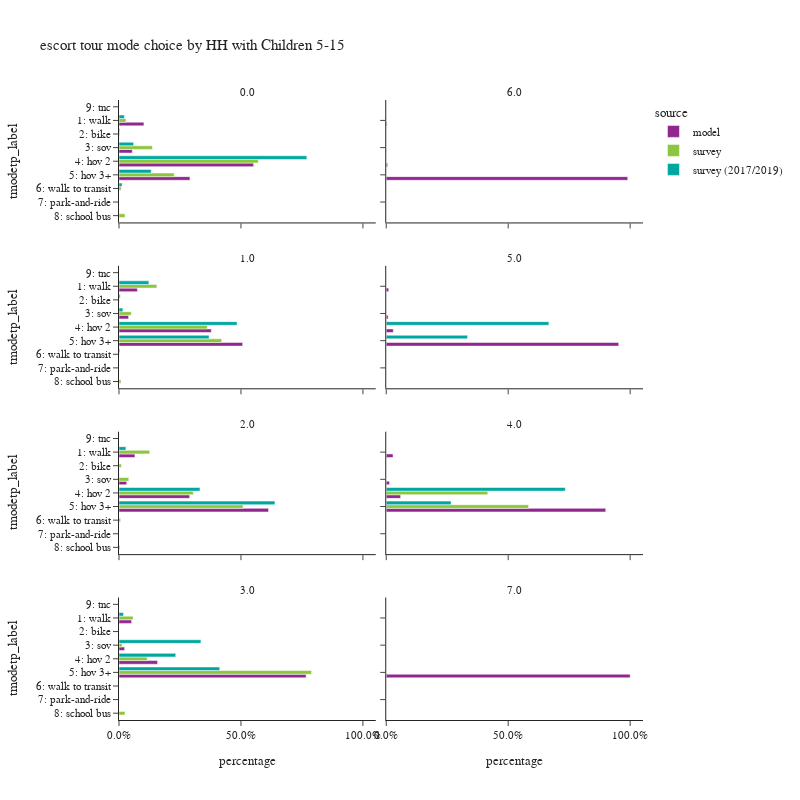

Notebook code for this chart:
### Code cell
plot_mode_choice(es_tour,
                 "hh515",
                 {
                  "tmodetp_label":["1: walk","2: bike","3: sov","4: hov 2","5: hov 3+","6: walk to transit",
                                   "7: park-and-ride","8: school bus","9: other–survey only"]},
                 "HH with Children 5-15",2,800)

### Figure 1 — Plotly figure (JSON) as saved in the notebook; plotly's stock layout.template omitted (floating-point values rounded to 4 significant figures)
{"data": [{"alignmentgroup": "True", "customdata": [[32834], [210], [17506], [177364], [93464]], "hovertemplate": "source=model<br>hh515=0.0<br>percentage=%{x}<br>tmodetp_label=%{y}<br>sample count=%{customdata[0]}<extra></extra>", "legendgroup": "model", "marker": {"color": "#91268F", "pattern": {"shape": ""}}, "name": "model", "offsetgroup": "model", "orientation": "h", "showlegend": true, "textposition": "auto", "type": "bar", "x": [0.1022, 0.0006534, 0.05447, 0.5519, 0.2908], "xaxis": "x7", "y": ["1: walk", "2: bike", "3: sov", "4: hov 2", "5: hov 3+"], "yaxis": "y7"}, {"alignmentgroup": "True", "customdata": [[9], [3], [15], [2702]], "hovertemplate": "source=model<br>hh515=6.0<br>percentage=%{x}<br>tmodetp_label=%{y}<br>sample count=%{customdata[0]}<extra></extra>", "legendgroup": "model", "marker": {"color": "#91268F", "pattern": {"shape": ""}}, "name": "model", "offsetgroup": "model", "orientation": "h", "showlegend": false, "textposition": "auto", "type": "bar", "x": [0.003298, 0.001099, 0.005497, 0.9901], "xaxis": "x8", "y": ["1: walk", "3: sov", "4: hov 2", "5: hov 3+"], "yaxis": "y8"}, {"alignmentgroup": "True", "customdata": [[17816], [62], [9291], [89522], [119909]], "hovertemplate": "source=model<br>hh515=1.0<br>percentage=%{x}<br>tmodetp_label=%{y}<br>sample count=%{customdata[0]}<extra></extra>", "legendgroup": "model", "marker": {"color": "#91268F", "pattern": {"shape": ""}}, "name": "model", "offsetgroup": "model", "orientation": "h", "showlegend": false, "textposition": "auto", "type": "bar", "x": [0.0753, 0.000262, 0.03927, 0.3784, 0.5068], "xaxis": "x5", "y": ["1: walk", "2: bike", "3: sov", "4: hov 2", "5: hov 3+"], "yaxis": "y5"}, {"alignmentgroup": "True", "customdata": [[33], [25], [94], [3092]], "hovertemplate": "source=model<br>hh515=5.0<br>percentage=%{x}<br>tmodetp_label=%{y}<br>sample count=%{customdata[0]}<extra></extra>", "legendgroup": "model", "marker": {"color": "#91268F", "pattern": {"shape": ""}}, "name": "model", "offsetgroup": "model", "orientation": "h", "showlegend": false, "textposition": "auto", "type": "bar", "x": [0.01017, 0.007707, 0.02898, 0.9531], "xaxis": "x6", "y": ["1: walk", "3: sov", "4: hov 2", "5: hov 3+"], "yaxis": "y6"}, {"alignmentgroup": "True", "customdata": [[9662], [33], [4677], [42859], [90703]], "hovertemplate": "source=model<br>hh515=2.0<br>percentage=%{x}<br>tmodetp_label=%{y}<br>sample count=%{customdata[0]}<extra></extra>", "legendgroup": "model", "marker": {"color": "#91268F", "pattern": {"shape": ""}}, "name": "model", "offsetgroup": "model", "orientation": "h", "showlegend": false, "textposition": "auto", "type": "bar", "x": [0.06531, 0.0002231, 0.03162, 0.2897, 0.6131], "xaxis": "x3", "y": ["1: walk", "2: bike", "3: sov", "4: hov 2", "5: hov 3+"], "yaxis": "y3"}, {"alignmentgroup": "True", "customdata": [[327], [155], [691], [10534]], "hovertemplate": "source=model<br>hh515=4.0<br>percentage=%{x}<br>tmodetp_label=%{y}<br>sample count=%{customdata[0]}<extra></extra>", "legendgroup": "model", "marker": {"color": "#91268F", "pattern": {"shape": ""}}, "name": "model", "offsetgroup": "model", "orientation": "h", "showlegend": false, "textposition": "auto", "type": "bar", "x": [0.02793, 0.01324, 0.05902, 0.8998], "xaxis": "x4", "y": ["1: walk", "3: sov", "4: hov 2", "5: hov 3+"], "yaxis": "y4"}, {"alignmentgroup": "True", "customdata": [[2008], [5], [894], [6135], [29781]], "hovertemplate": "source=model<br>hh515=3.0<br>percentage=%{x}<br>tmodetp_label=%{y}<br>sample count=%{customdata[0]}<extra></extra>", "legendgroup": "model", "marker": {"color": "#91268F", "pattern": {"shape": ""}}, "name": "model", "offsetgroup": "model", "orientation": "h", "showlegend": false, "textposition": "auto", "type": "bar", "x": [0.05172, 0.0001288, 0.02303, 0.158, 0.7671], "xaxis": "x", "y": ["1: walk", "2: bike", "3: sov", "4: hov 2", "5: hov 3+"], "yaxis": "y"}, {"alignmentgroup": "True", "customdata": [[62]], "hovertemplate": "source=model<br>hh515=7.0<br>percentage=%{x}<br>tmodetp_label=%{y}<br>sample count=%{customdata[0]}<extra></extra>", "legendgroup": "model", "marker": {"color": "#91268F", "pattern": {"shape": ""}}, "name": "model", "offsetgroup": "model", "orientation": "h", "showlegend": false, "textposition": "auto", "type": "bar", "x": [1.0], "xaxis": "x2", "y": ["5: hov 3+"], "yaxis": "y2"}, {"alignmentgroup": "True", "customdata": [[23], [9], [37], [172], [63], [8], [1]], "hovertemplate": "source=survey<br>hh515=0.0<br>percentage=%{x}<br>tmodetp_label=%{y}<br>sample count=%{customdata[0]}<extra></extra>", "legendgroup": "survey", "marker": {"color": "#8CC63E", "pattern": {"shape": ""}}, "name": "survey", "offsetgroup": "survey", "orientation": "h", "showlegend": true, "textposition": "auto", "type": "bar", "x": [0.02845, 0.003444, 0.137, 0.5709, 0.2265, 0.009005, 0.02477], "xaxis": "x7", "y": ["1: walk", "2: bike", "3: sov", "4: hov 2", "5: hov 3+", "6: walk to transit", "8: school bus"], "yaxis": "y7"}, {"alignmentgroup": "True", "customdata": [[33], [4], [8], [77], [64], [2], [1]], "hovertemplate": "source=survey<br>hh515=1.0<br>percentage=%{x}<br>tmodetp_label=%{y}<br>sample count=%{customdata[0]}<extra></extra>", "legendgroup": "survey", "marker": {"color": "#8CC63E", "pattern": {"shape": ""}}, "name": "survey", "offsetgroup": "survey", "orientation": "h", "showlegend": false, "textposition": "auto", "type": "bar", "x": [0.1552, 0.001829, 0.05035, 0.3618, 0.4211, 0.001547, 0.008171], "xaxis": "x5", "y": ["1: walk", "2: bike", "3: sov", "4: hov 2", "5: hov 3+", "6: walk to transit", "8: school bus"], "yaxis": "y5"}, {"alignmentgroup": "True", "customdata": [[28], [1], [4], [51], [102], [3], [3]], "hovertemplate": "source=survey<br>hh515=2.0<br>percentage=%{x}<br>tmodetp_label=%{y}<br>sample count=%{customdata[0]}<extra></extra>", "legendgroup": "survey", "marker": {"color": "#8CC63E", "pattern": {"shape": ""}}, "name": "survey", "offsetgroup": "survey", "orientation": "h", "showlegend": false, "textposition": "auto", "type": "bar", "x": [0.1259, 0.009819, 0.04005, 0.3049, 0.5085, 0.006488, 0.004352], "xaxis": "x3", "y": ["1: walk", "2: bike", "3: sov", "4: hov 2", "5: hov 3+", "6: walk to transit", "8: school bus"], "yaxis": "y3"}, {"alignmentgroup": "True", "customdata": [[4], [10]], "hovertemplate": "source=survey<br>hh515=4.0<br>percentage=%{x}<br>tmodetp_label=%{y}<br>sample count=%{customdata[0]}<extra></extra>", "legendgroup": "survey", "marker": {"color": "#8CC63E", "pattern": {"shape": ""}}, "name": "survey", "offsetgroup": "survey", "orientation": "h", "showlegend": false, "textposition": "auto", "type": "bar", "x": [0.4163, 0.5837], "xaxis": "x4", "y": ["4: hov 2", "5: hov 3+"], "yaxis": "y4"}, {"alignmentgroup": "True", "customdata": [[3], [1], [6], [27], [1]], "hovertemplate": "source=survey<br>hh515=3.0<br>percentage=%{x}<br>tmodetp_label=%{y}<br>sample count=%{customdata[0]}<extra></extra>", "legendgroup": "survey", "marker": {"color": "#8CC63E", "pattern": {"shape": ""}}, "name": "survey", "offsetgroup": "survey", "orientation": "h", "showlegend": false, "textposition": "auto", "type": "bar", "x": [0.05779, 0.01251, 0.1156, 0.7895, 0.02459], "xaxis": "x", "y": ["1: walk", "3: sov", "4: hov 2", "5: hov 3+", "8: school bus"], "yaxis": "y"}, {"alignmentgroup": "True", "customdata": [[39], [5], [22], [172], [84], [7], [1]], "hovertemplate": "source=survey (2017/2019)<br>hh515=0.0<br>percentage=%{x}<br>tmodetp_label=%{y}<br>sample count=%{customdata[0]}<extra></extra>", "legendgroup": "survey (2017/2019)", "marker": {"color": "#00A7A0", "pattern": {"shape": ""}}, "name": "survey (2017/2019)", "offsetgroup": "survey (2017/2019)", "orientation": "h", "showlegend": true, "textposition": "auto", "type": "bar", "x": [0.022, 0.003346, 0.0599, 0.77, 0.132, 0.01251, 0.0001936], "xaxis": "x7", "y": ["1: walk", "2: bike", "3: sov", "4: hov 2", "5: hov 3+", "6: walk to transit", "9: tnc"], "yaxis": "y7"}, {"alignmentgroup": "True", "customdata": [[36], [3], [3], [101], [96], [6]], "hovertemplate": "source=survey (2017/2019)<br>hh515=1.0<br>percentage=%{x}<br>tmodetp_label=%{y}<br>sample count=%{customdata[0]}<extra></extra>", "legendgroup": "survey (2017/2019)", "marker": {"color": "#00A7A0", "pattern": {"shape": ""}}, "name": "survey (2017/2019)", "offsetgroup": "survey (2017/2019)", "orientation": "h", "showlegend": false, "textposition": "auto", "type": "bar", "x": [0.1224, 0.005003, 0.01577, 0.4839, 0.3693, 0.003522], "xaxis": "x5", "y": ["1: walk", "2: bike", "3: sov", "4: hov 2", "5: hov 3+", "6: walk to transit"], "yaxis": "y5"}, {"alignmentgroup": "True", "customdata": [[2], [1]], "hovertemplate": "source=survey (2017/2019)<br>hh515=5.0<br>percentage=%{x}<br>tmodetp_label=%{y}<br>sample count=%{customdata[0]}<extra></extra>", "legendgroup": "survey (2017/2019)", "marker": {"color": "#00A7A0", "pattern": {"shape": ""}}, "name": "survey (2017/2019)", "offsetgroup": "survey (2017/2019)", "orientation": "h", "showlegend": false, "textposition": "auto", "type": "bar", "x": [0.6667, 0.3333], "xaxis": "x6", "y": ["4: hov 2", "5: hov 3+"], "yaxis": "y6"}, {"alignmentgroup": "True", "customdata": [[19], [2], [66], [89]], "hovertemplate": "source=survey (2017/2019)<br>hh515=2.0<br>percentage=%{x}<br>tmodetp_label=%{y}<br>sample count=%{customdata[0]}<extra></extra>", "legendgroup": "survey (2017/2019)", "marker": {"color": "#00A7A0", "pattern": {"shape": ""}}, "name": "survey (2017/2019)", "offsetgroup": "survey (2017/2019)", "orientation": "h", "showlegend": false, "textposition": "auto", "type": "bar", "x": [0.02832, 0.0004989, 0.3319, 0.6393], "xaxis": "x3", "y": ["1: walk", "3: sov", "4: hov 2", "5: hov 3+"], "yaxis": "y3"}, {"alignmentgroup": "True", "customdata": [[2], [2]], "hovertemplate": "source=survey (2017/2019)<br>hh515=4.0<br>percentage=%{x}<br>tmodetp_label=%{y}<br>sample count=%{customdata[0]}<extra></extra>", "legendgroup": "survey (2017/2019)", "marker": {"color": "#00A7A0", "pattern": {"shape": ""}}, "name": "survey (2017/2019)", "offsetgroup": "survey (2017/2019)", "orientation": "h", "showlegend": false, "textposition": "auto", "type": "bar", "x": [0.7341, 0.2659], "xaxis": "x4", "y": ["4: hov 2", "5: hov 3+"], "yaxis": "y4"}, {"alignmentgroup": "True", "customdata": [[5], [2], [12], [20]], "hovertemplate": "source=survey (2017/2019)<br>hh515=3.0<br>percentage=%{x}<br>tmodetp_label=%{y}<br>sample count=%{customdata[0]}<extra></extra>", "legendgroup": "survey (2017/2019)", "marker": {"color": "#00A7A0", "pattern": {"shape": ""}}, "name": "survey (2017/2019)", "offsetgroup": "survey (2017/2019)", "orientation": "h", "showlegend": false, "textposition": "auto", "type": "bar", "x": [0.01854, 0.336, 0.2325, 0.413], "xaxis": "x", "y": ["1: walk", "3: sov", "4: hov 2", "5: hov 3+"], "yaxis": "y"}], "layout": {"annotations": [{"font": {}, "showarrow": false, "text": "3.0", "x": 0.245, "xanchor": "center", "xref": "paper", "y": 0.1975, "yanchor": "bottom", "yref": "paper"}, {"font": {}, "showarrow": false, "text": "7.0", "x": 0.755, "xanchor": "center", "xref": "paper", "y": 0.1975, "yanchor": "bottom", "yref": "paper"}, {"font": {}, "showarrow": false, "text": "2.0", "x": 0.245, "xanchor": "center", "xref": "paper", "y": 0.465, "yanchor": "bottom", "yref": "paper"}, {"font": {}, "showarrow": false, "text": "4.0", "x": 0.755, "xanchor": "center", "xref": "paper", "y": 0.465, "yanchor": "bottom", "yref": "paper"}, {"font": {}, "showarrow": false, "text": "1.0", "x": 0.245, "xanchor": "center", "xref": "paper", "y": 0.7325, "yanchor": "bottom", "yref": "paper"}, {"font": {}, "showarrow": false, "text": "5.0", "x": 0.755, "xanchor": "center", "xref": "paper", "y": 0.7325, "yanchor": "bottom", "yref": "paper"}, {"font": {}, "showarrow": false, "text": "0.0", "x": 0.245, "xanchor": "center", "xref": "paper", "y": 1.0, "yanchor": "bottom", "yref": "paper"}, {"font": {}, "showarrow": false, "text": "6.0", "x": 0.755, "xanchor": "center", "xref": "paper", "y": 1.0, "yanchor": "bottom", "yref": "paper"}], "barmode": "group", "height": 800, "legend": {"title": {"text": "source"}, "tracegroupgap": 0}, "title": {"text": "escort tour mode choice by HH with Children 5-15"}, "width": 800, "xaxis": {"anchor": "y", "domain": [0.0, 0.49], "tickformat": ".1%", "title": {"text": "percentage"}}, "xaxis2": {"anchor": "y2", "domain": [0.51, 1.0], "matches": "x", "tickformat": ".1%", "title": {"text": "percentage"}}, "xaxis3": {"anchor": "y3", "domain": [0.0, 0.49], "matches": "x", "showticklabels": false, "tickformat": ".1%"}, "xaxis4": {"anchor": "y4", "domain": [0.51, 1.0], "matches": "x", "showticklabels": false, "tickformat": ".1%"}, "xaxis5": {"anchor": "y5", "domain": [0.0, 0.49], "matches": "x", "showticklabels": false, "tickformat": ".1%"}, "xaxis6": {"anchor": "y6", "domain": [0.51, 1.0], "matches": "x", "showticklabels": false, "tickformat": ".1%"}, "xaxis7": {"anchor": "y7", "domain": [0.0, 0.49], "matches": "x", "showticklabels": false, "tickformat": ".1%"}, "xaxis8": {"anchor": "y8", "domain": [0.51, 1.0], "matches": "x", "showticklabels": false, "tickformat": ".1%"}, "yaxis": {"anchor": "x", "categoryarray": ["9: other–survey only", "8: school bus", "7: park-and-ride", "6: walk to transit", "5: hov 3+", "4: hov 2", "3: sov", "2: bike", "1: walk"], "categoryorder": "array", "domain": [0.0, 0.1975], "title": {"text": "tmodetp_label"}}, "yaxis2": {"anchor": "x2", "domain": [0.0, 0.1975], "matches": "y", "showticklabels": false}, "yaxis3": {"anchor": "x3", "categoryarray": ["9: other–survey only", "8: school bus", "7: park-and-ride", "6: walk to transit", "5: hov 3+", "4: hov 2", "3: sov", "2: bike", "1: walk"], "categoryorder": "array", "domain": [0.2675, 0.465], "matches": "y", "title": {"text": "tmodetp_label"}}, "yaxis4": {"anchor": "x4", "domain": [0.2675, 0.465], "matches": "y", "showticklabels": false}, "yaxis5": {"anchor": "x5", "categoryarray": ["9: other–survey only", "8: school bus", "7: park-and-ride", "6: walk to transit", "5: hov 3+", "4: hov 2", "3: sov", "2: bike", "1: walk"], "categoryorder": "array", "domain": [0.535, 0.7325], "matches": "y", "title": {"text": "tmodetp_label"}}, "yaxis6": {"anchor": "x6", "domain": [0.535, 0.7325], "matches": "y", "showticklabels": false}, "yaxis7": {"anchor": "x7", "categoryarray": ["9: other–survey only", "8: school bus", "7: park-and-ride", "6: walk to transit", "5: hov 3+", "4: hov 2", "3: sov", "2: bike", "1: walk"], "categoryorder": "array", "domain": [0.8025, 1.0], "matches": "y", "title": {"text": "tmodetp_label"}}, "yaxis8": {"anchor": "x8", "domain": [0.8025, 1.0], "matches": "y", "showticklabels": false}}}
